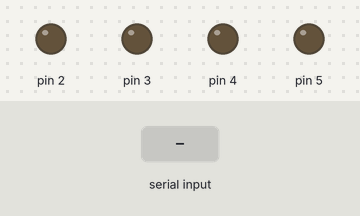
The sketch below on a simulated Arduino Uno, built with avr-gcc and run on an emulated ATmega328P. Parts: output pins drawn as LEDs (lit = HIGH). Dashed ring = blinking. The test bench sets the inputs (shaded band).

Above: at 1.2 s.
1.3 s: "c" received over Serial
At 1.42 s:
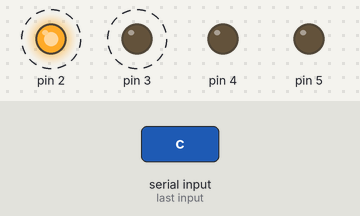
4.3 s: "a" received over Serial
At 5.6 s:
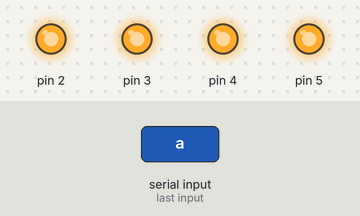
6.8 s: "e" received over Serial
At 7.65 s:
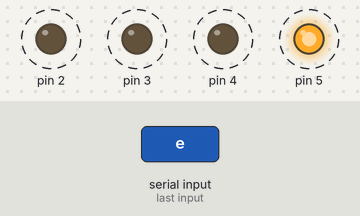
9.8 s: "z" received over Serial
At 11.8 s:
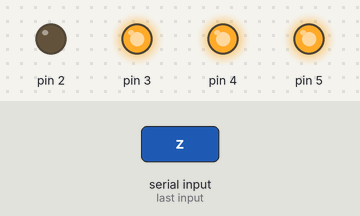
12.8 s: "b" received over Serial
At 13.8 s:
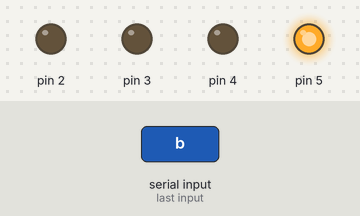
Timing chart, 0 to 15.5 s (numbered marks = the images above; inputs shaded):
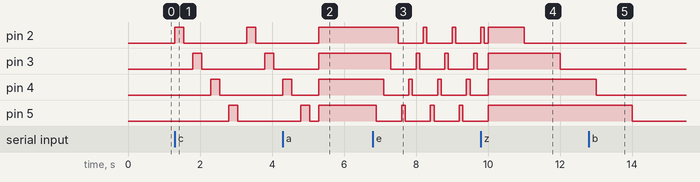

Measured:
- after the input at 1.3 s, pin 2: alternates HIGH for 0.25 s and LOW for 1.8 s, starting at once; pin 3: alternates HIGH for 0.25 s and LOW for 1.8 s, starting after 0.50 s; pin 4: LOW → HIGH after 1.0 s, → LOW 0.25 s later; pin 5: LOW → HIGH after 1.5 s, → LOW 0.25 s later
- after the input at 4.3 s, pin 2: goes on until 5.3 s, then stays HIGH
- after the input at 6.8 s, pin 2: alternates HIGH for 0.10 s and LOW for 0.70 s, starting after 0.70 s; pin 3: alternates HIGH for 0.10 s and LOW for 0.70 s, starting after 0.50 s; pin 4: alternates HIGH for 0.10 s and LOW for 0.70 s, starting after 0.30 s; pin 5: alternates HIGH for 0.10 s and LOW for 0.70 s, starting after 0.10 s
- after the input at 9.8 s, pin 5: goes on until 10.0 s, then stays HIGH
- after the input at 12.8 s, pin 2, pin 3: stays LOW (without the input it goes to HIGH after 1.7 s); pin 4: goes on until 13.0 s, then stays LOW; pin 5: goes on until 14.0 s, then stays LOW

The sketch:

Desimal_Biner.ino
```cpp
char val;
int ps0 = 6;
int ps1 = 7;
int ps2 = 8;
int ps3 = 9;
int ps4 = 10;
int ps5 = 11;
int ps6 = 12;
int ps7 = 13;

int a,st,s0,s1,s2,s3,s4,s5,s6,s7;

void setup() {
  // put your setup code here, to run once:
  pinMode(ps0,INPUT);
  pinMode(ps1,INPUT);
  pinMode(ps2,INPUT);
  pinMode(ps3,INPUT);
  pinMode(ps4,INPUT);
  pinMode(ps5,INPUT);
  pinMode(ps6,INPUT);
  pinMode(ps7,INPUT);
  pinMode(2, OUTPUT);
  pinMode(3, OUTPUT);
  pinMode(4, OUTPUT);
  pinMode(5, OUTPUT);
  Serial.begin(9600);
}

void loop() {
  // put your main code here, to run repeatedly:
   if (Serial.available()>0){
    val = Serial.read();
   }
    if(val == '1'){
      s0=digitalRead(ps0);
      s1=digitalRead(ps1);
      s2=digitalRead(ps2);
      s3=digitalRead(ps3);
      s4=digitalRead(ps4);
      s5=digitalRead(ps5);
      s6=digitalRead(ps6);
      s7=digitalRead(ps7);

      st=s0*1+s1*2+s2*4+s3*8+s4*16+s5*32+s6*64+s7*128;

      Serial.print(st);
    }

    if (val == 'a'){
      digitalWrite(2, HIGH);
      digitalWrite(3, HIGH);
      digitalWrite(4, HIGH);
      digitalWrite(5, HIGH);
      delay(100);
    } //else
    if (val == 'b'){
      digitalWrite(2, LOW);
      digitalWrite(3, LOW);
      digitalWrite(4, LOW);
      digitalWrite(5, LOW);
      delay(100);
    } //else
    if (val == 'c'){
      digitalWrite(2, HIGH);
      delay(250);
      digitalWrite(2, LOW);
      delay(250);
      digitalWrite(3, HIGH);
      delay(250);
      digitalWrite(3, LOW);
      delay(250);
      digitalWrite(4, HIGH);
      delay(250);
      digitalWrite(4, LOW);
      delay(250);
      digitalWrite(5, HIGH);
      delay(250);
      digitalWrite(5, LOW);
      delay(250);
    } //else
    if (val == 'd'){
      digitalWrite(2, LOW);
      digitalWrite(3, LOW);
      digitalWrite(4, LOW);
      digitalWrite(5, LOW);
      delay(100);
    } //else
    if (val == 'e'){
      digitalWrite(5, HIGH);
      delay(100);
      digitalWrite(5, LOW);
      delay(100);
      digitalWrite(4, HIGH);
      delay(100);
      digitalWrite(4, LOW);
      delay(100);
      digitalWrite(3, HIGH);
      delay(100);
      digitalWrite(3, LOW);
      delay(100);
      digitalWrite(2, HIGH);
      delay(100);
      digitalWrite(2, LOW);
      delay(100);
    } //else
    if (val == 'f'){
      digitalWrite(2, LOW);
      digitalWrite(3, LOW);
      digitalWrite(4, LOW);
      digitalWrite(5, LOW);
      delay(100);
    } //else
    if (val == 'z'){

      digitalWrite(2, HIGH);
      digitalWrite(3, HIGH);
      digitalWrite(4, HIGH);
      digitalWrite(5, HIGH);
      delay(500);
      digitalWrite(2, HIGH);
      delay(500);
      digitalWrite(2, LOW);
      delay(500);
      digitalWrite(3, HIGH);
      delay(500);
      digitalWrite(3, LOW);
      delay(500);
      digitalWrite(4, HIGH);
      delay(500);
      digitalWrite(4, LOW);
      delay(500);
      digitalWrite(5, HIGH);
      delay(500);
      digitalWrite(5, LOW);
      delay(500);
/*
      digitalWrite(5, HIGH);
      delay(25);
      digitalWrite(5, LOW);
      delay(25);
      digitalWrite(4, HIGH);
      delay(25);
      digitalWrite(4, LOW);
      delay(25);
      digitalWrite(3, HIGH);
      delay(25);
      digitalWrite(3, LOW);
      delay(25);
      digitalWrite(2, HIGH);
      delay(25);
      digitalWrite(2, LOW);
      delay(225);
      */
    }
  }
```
